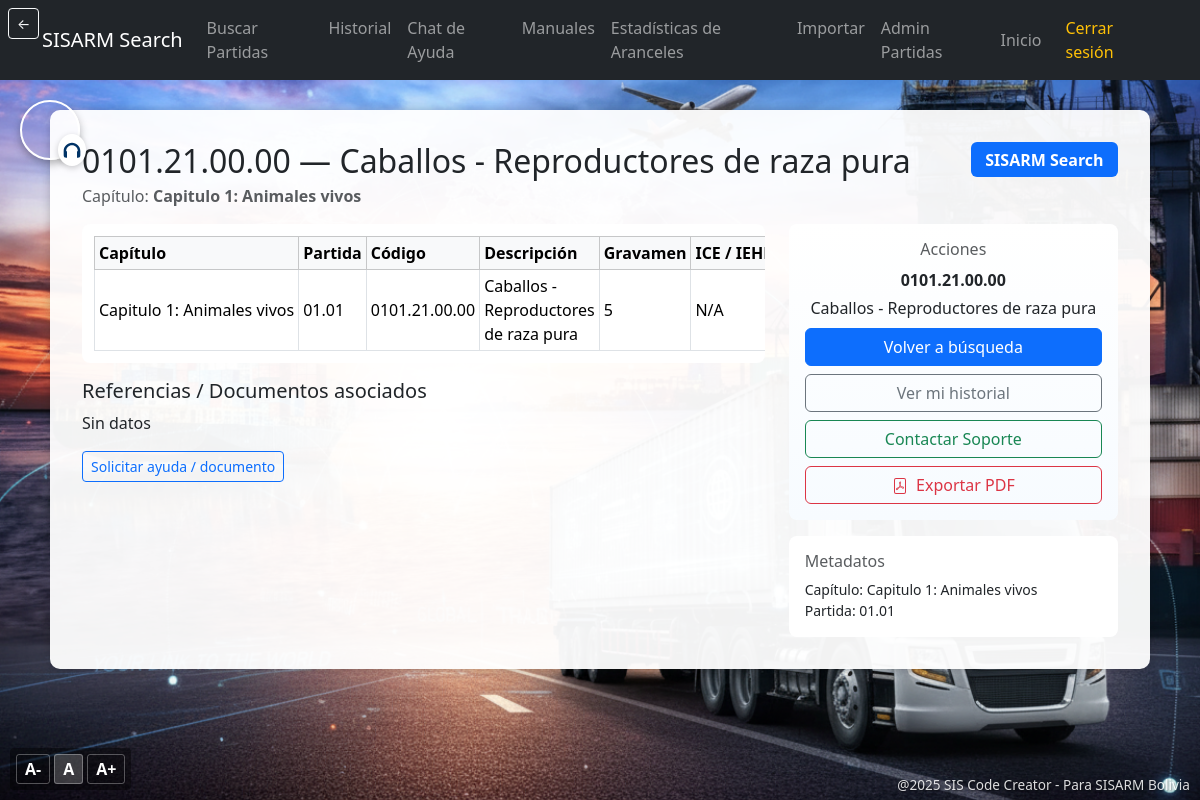
The page /detalle-partida/2070/ (signed in) on the database its author committed.
### partidas/models.py (models this page shows, shortened)
class PartidaArancelaria(models.Model):
    capitulo = models.CharField(max_length=10, default="Sin datos")
    partida = models.CharField(max_length=10, default="Sin datos")
    subpartida = models.CharField(max_length=10, default="Sin datos")
    codigo = models.CharField(max_length=50, default="Sin datos")
    descripcion = models.TextField(default="Sin datos")
    gravamen = models.CharField(max_length=50, default="Sin datos")
    ice_iehd = models.CharField(max_length=50, default="Sin datos")
    unidad_medida = models.CharField(max_length=50, default="Sin datos")
    despacho_frontera = models.CharField(max_length=50, default="Sin datos")
    tipo_documento = models.CharField(max_length=50, default="Sin datos")
    entidad_emite = models.CharField(max_length=100, default="Sin datos")
    disp_legal = models.TextField(default="Sin datos")
    can_ace36_ace47_ven = models.CharField(max_length=50, default="Sin datos")
    ace22_chi_prot = models.CharField(max_length=50, default="Sin datos")
    ace66_mexico = models.CharField(max_length=50, default="Sin datos")
    permisos = models.TextField(default="Sin datos")
    subpartidas = models.TextField(default="Sin datos")
    referencia_legal = models.TextField(default="Sin datos")
    updated_at = models.DateTimeField(auto_now=True, null=True, blank=True)

### partidas/views.py (the view, shortened to what this page needs)
# urls.py: path('detalle-partida/<int:partida_id>/', views.detalle_partida, name='detalle_partida'),
@login_required
def detalle_partida(request, partida_id):
    try:
        partida = get_object_or_404(PartidaArancelaria, id=partida_id)
        referencia_text = partida.referencia_legal or partida.disp_legal or ''
        referencia_fecha = None
        referencia_numero = None
        referencia_nota = None
        try:
            m_year = re.search(r"(19|20)\d{2}", referencia_text)
            if m_year:
                referencia_fecha = m_year.group(0)
            m_num = re.search(r"N[\u00BA\u00AA]?\s*[:\.]?\s*(\d+)|No\.?\s*(\d+)|Número\s*(\d+)", referencia_text, re.IGNORECASE)
            if m_num:
                for g in m_num.groups():
                    if g:
                        referencia_numero = g
                        break
            referencia_nota = referencia_text.strip()[:250]
        except Exception:
            referencia_text = referencia_text
        context = {
            'partida': partida,
            'referencia_text': referencia_text,
            'referencia_fecha': referencia_fecha,
            'referencia_numero': referencia_numero,
            'referencia_nota': referencia_nota,
        }
        full_ace22 = (partida.ace22_chi_prot or '').strip()
        ace22_chi, ace22_prot = _split_normalize_ace22(full_ace22)
        context['ace22_chi'] = ace22_chi
        context['ace22_prot'] = ace22_prot
        referencias = PartidaReferencia.objects.filter(partida=partida).order_by('-creado_en')
        context['referencias'] = referencias
        return render(request, 'partidas/detalle_partida.html', context)
    except Exception as e:
        try:
            msg = f"Error al cargar los datos de la partida: {str(e)}"
        except Exception:
            msg = 'Error al cargar los datos de la partida.'
        return render(request, 'partidas/detalle_partida.html', {'load_error': msg})

### partidas/templates/partidas/detalle_partida.html (shortened to what this page needs)
{% extends "partidas/base.html" %}
{% load static %}
{% block body_class %}detalle-bg{% endblock %}
{% block content %}
<div class="detalle-container">
    {% if load_error %}
        <div class="alert alert-danger">{{ load_error }}</div>
        <div class="mb-3"><a class="btn btn-primary" href="{% url 'buscar_partidas' %}">Volver a búsqueda</a></div>
    {% else %}
    <div class="d-flex justify-content-between align-items-start mb-3">
        <div>
            <h2 class="mb-1">{{ partida.codigo }} — {{ partida.descripcion|truncatechars:120 }}</h2>
            <div class="text-muted">Capítulo: <strong>{{ partida.capitulo }}</strong></div>
        </div>
        <div class="text-end">
            <span class="badge bg-primary" style="font-size:1rem; padding:0.6rem 0.9rem;">SISARM Search</span>
        </div>
    </div>
    <div class="row">
        <div class="col-md-8">
            <div class="table-responsive mb-3" style="background:#fff; padding:0.75rem; border-radius:8px;">
                <table class="table table-bordered table-sm mb-0" style="white-space:nowrap;">
                    <thead class="table-light">
                        <tr>
                            <th>Capítulo</th>
                            <th>Partida</th>
                            <th>Código</th>
                            <th>Descripción</th>
                            <th>Gravamen</th>
                            <th>ICE / IEHD</th>
                        </tr>
                    </thead>
                    <tbody>
                        <tr>
                            <td>{{ partida.capitulo|default:"" }}</td>
                            <td>{{ partida.partida|default:"" }}</td>
                            <td>{{ partida.codigo|default:"" }}</td>
                            <td style="max-width:400px; white-space:normal;">{{ partida.descripcion|default:"" }}</td>
                            <td>{{ partida.gravamen|default:"" }}</td>
                            <td>{{ partida.ice_iehd|default:"" }}</td>
                        </tr>
                    </tbody>
                </table>
            </div>
            <div class="mt-3">
                <h5>Referencias / Documentos asociados</h5>
                {% if referencias %}
                    <ul class="list-unstyled">
                        {% for ref in referencias %}
                            <li class="mb-2">
                                <div><strong>{{ ref.titulo|default:ref.numero_resolucion }}</strong></div>
                                <div class="small text-muted">{{ ref.fecha_norma|default:"" }}</div>
                                <div class="mt-1">
                                    {% if ref.archivo %}
                                        <a class="btn btn-sm btn-outline-primary" href="{{ ref.archivo.url }}">Descargar</a>
                                    {% else %}
                                        <span class="text-muted">Documento no disponible</span>
                                        <a class="btn btn-sm btn-link" href="{% url 'solicitar_ayuda_documento' ref.id %}">Solicitar ayuda</a>
                                    {% endif %}
                                </div>
                            </li>
                        {% endfor %}
                    </ul>
                {% else %}
                    {% if referencia_text %}
                        <p>{{ referencia_text }}</p>
                        <div class="mt-2">
                            <a class="btn btn-outline-primary btn-sm" href="{% url 'soporte' %}?asunto=Documento+partida+{{ partida.codigo }}">Solicitar ayuda / documento</a>
                        </div>
                    {% else %}
                        <div class="text-muted">Referencia legal no disponible.</div>
                        <div class="mt-2">
                            <a class="btn btn-outline-primary btn-sm" href="{% url 'soporte' %}?asunto=Referencia+no+disponible+{{ partida.codigo }}">Solicitar ayuda</a>
                        </div>
                    {% endif %}
                {% endif %}
            </div>
        </div>
        <div class="col-md-4">
            <div class="p-3 text-center" style="background:linear-gradient(180deg,#ffffff,#f7fbff); border-radius:8px;">
                <h6 class="text-muted">Acciones</h6>
                <p class="mb-1"><strong>{{ partida.codigo }}</strong></p>
                <p class="mb-2">{{ partida.descripcion|truncatechars:120 }}</p>
                <a id="backToSearchBtn" class="btn btn-primary w-100 mb-2" href="{% url 'buscar_partidas' %}">Volver a búsqueda</a>
                <a class="btn btn-outline-secondary w-100 mb-2" href="{% url 'historial_buscador' %}">Ver mi historial</a>
                <a class="btn btn-outline-success w-100 mb-2" href="{% url 'soporte' %}">Contactar Soporte</a>
                <a class="btn btn-outline-danger w-100" href="?export=pdf" target="_blank">
                    Exportar PDF
                </a>
            </div>
            <div class="mt-3 p-3" style="background:#fff; border-radius:8px;">
                <h6 class="text-muted">Metadatos</h6>
                <ul class="list-unstyled small mb-0">
                    <li>Capítulo: {{ partida.capitulo }}</li>
                    <li>Partida: {{ partida.partida }}</li>
                </ul>
            </div>
        </div>
    </div>
    {% endif %}
</div>
{% endblock %}

### rows shown on the page
PartidaArancelaria: codigo "0101.21.00.00", descripcion "Caballos - Reproductores de raza pura", capitulo "Capitulo 1: Animales vivos", partida "01.01", gravamen "5", ice_iehd "N/A", referencia_legal "Sin datos"
